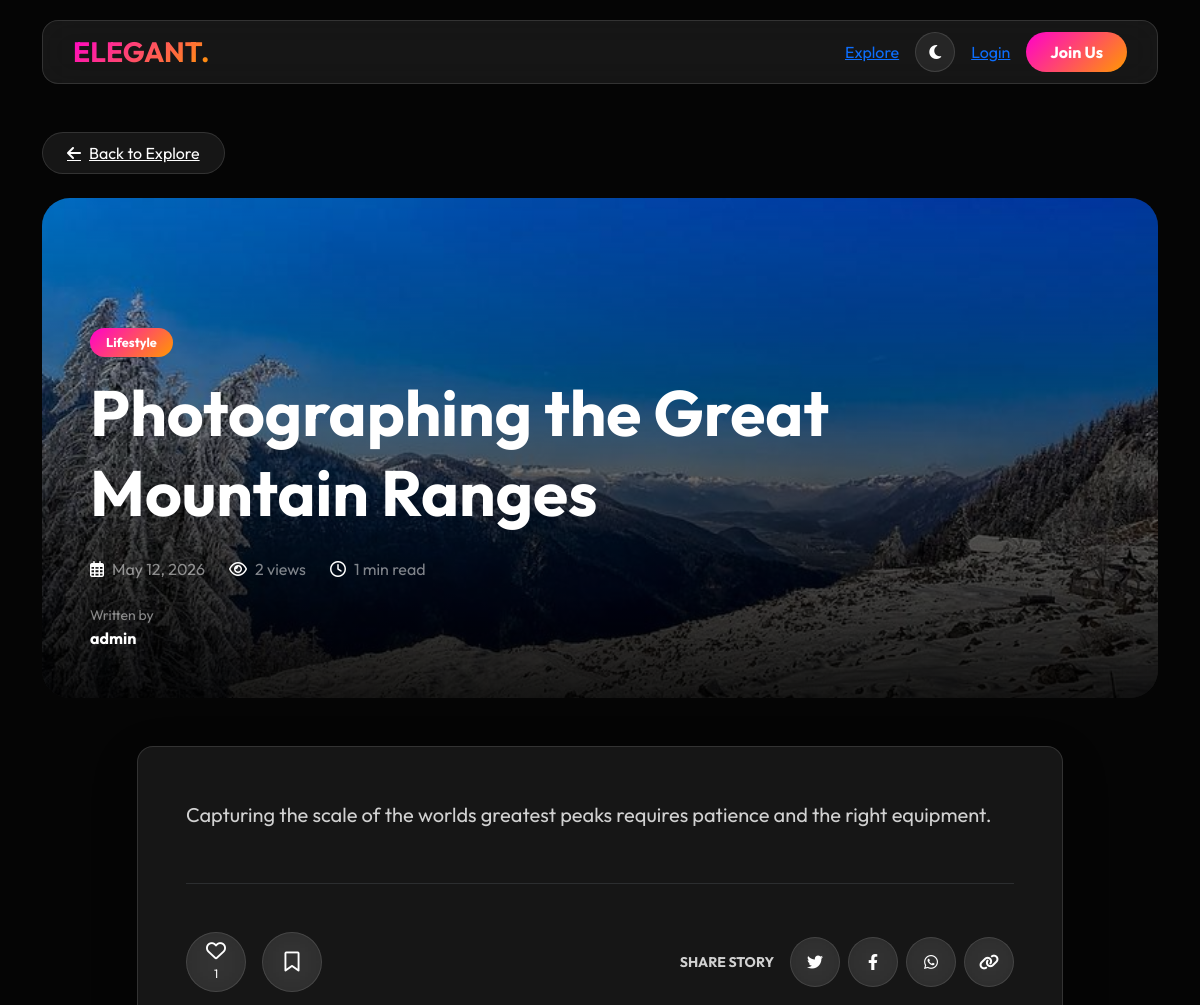
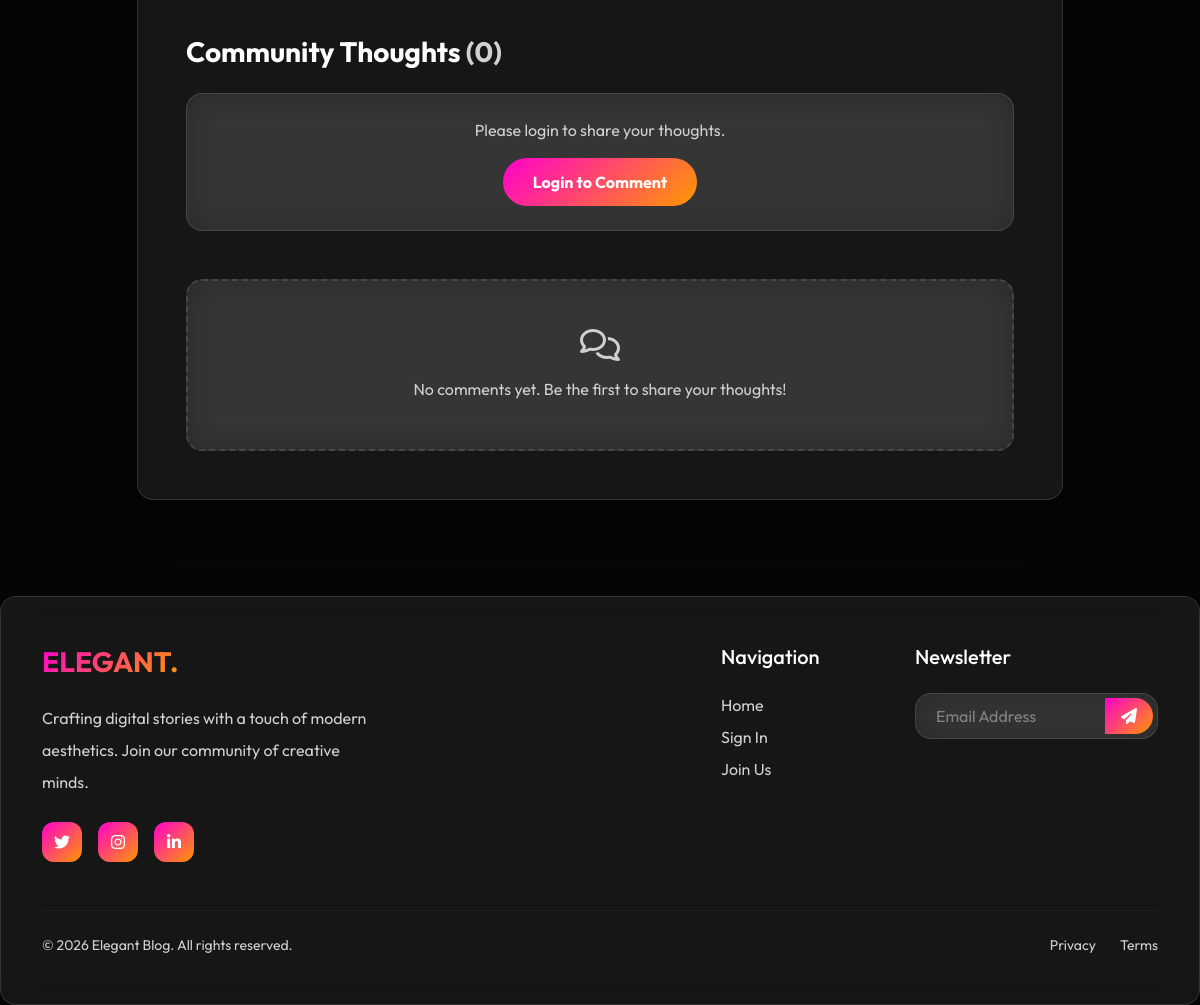
The page /blog/10/ on the database its author committed (2 pictures, top to bottom).
### blogapp/models.py (models this page shows, shortened)
class Blog(models.Model):
    title = models.CharField(max_length=200)
    content = models.TextField()
    image = models.ImageField(upload_to='blogs/')
    category = models.ForeignKey(Category, on_delete=models.CASCADE)
    authors = models.ManyToManyField(User, related_name='authored_blogs')
    author = models.ForeignKey(User, on_delete=models.CASCADE, null=True, blank=True)
    likes = models.ManyToManyField(User, related_name='liked_blogs', blank=True)
    views_count = models.IntegerField(default=0)
    is_trending = models.BooleanField(default=False)
    created_at = models.DateTimeField(auto_now_add=True)
    @property
    def total_likes(self):
        return self.likes.count()

class Category(models.Model):
    name = models.CharField(max_length=100)

### blogapp/views.py (the view)
# urls.py: path('blog/<int:id>/', views.detail, name='detail'),
def detail(request, id):
    blog = get_object_or_404(Blog.objects.select_related('category').prefetch_related('authors', 'likes'), id=id)
    blog.views_count += 1
    blog.save()
    comments = Comment.objects.filter(blog=blog).order_by('-created_at')
    is_liked = False
    is_bookmarked = False
    if request.user.is_authenticated:
        if blog.likes.filter(id=request.user.id).exists():
            is_liked = True
        if Bookmark.objects.filter(user=request.user, blog=blog).exists():
            is_bookmarked = True
    if request.method == 'POST':
        if not request.user.is_authenticated:
            return redirect('login')
        form = CommentForm(request.POST)
        if form.is_valid():
            comment = form.save(commit=False)
            comment.blog = blog
            comment.user = request.user
            comment.save()
            return redirect('detail', id=id)
    else:
        form = CommentForm()
    return render(request, 'detail.html', {
        'blog': blog,
        'comments': comments,
        'form': form,
        'is_liked': is_liked,
        'is_bookmarked': is_bookmarked
    })

### blogapp/forms.py
class CommentForm(forms.ModelForm):
    class Meta:
        model = Comment
        fields = ['text']

### blogapp/templates/detail.html (shortened to what this page needs)
{% extends 'base.html' %}
{% block content %}
<div class="mb-4 animate-fade-in">
    <a href="{% url 'home' %}" class="nav-link-modern glass px-4 py-2 rounded-pill d-inline-flex align-items-center">
        <i class="fas fa-arrow-left me-2"></i> Back to Explore
    </a>
</div>
<article class="animate-fade-in" style="animation-delay: 0.2s;">
    <div class="card-modern parallax-hero border-0 mb-5 overflow-hidden position-relative" style="min-height: 500px;">
        {% if blog.image %}
            <img src="{{ blog.image.url }}" class="position-absolute w-100 h-100" style="object-fit: cover; z-index: 1;">
            <div class="position-absolute w-100 h-100" style="background: linear-gradient(to bottom, rgba(0,0,0,0.1), rgba(0,0,0,0.9)); z-index: 2;"></div>
        {% else %}
            <div class="position-absolute w-100 h-100 bg-dark" style="z-index: 1;"></div>
        {% endif %}
        <div class="position-relative p-5 d-flex flex-column justify-content-end h-100" style="z-index: 3; min-height: 500px;">
            <div class="mb-3">
                <span class="badge btn-modern px-3 py-2" style="font-size: 0.8rem;">{{ blog.category.name }}</span>
            </div>
            <h1 class="display-3 fw-bold text-white mb-4 lh-sm">{{ blog.title }}</h1>
            <div class="d-flex flex-wrap align-items-center gap-4 text-white-50">
                <div class="d-flex align-items-center gap-2">
                    <i class="far fa-calendar-alt text-white"></i>
                    <span>{{ blog.created_at|date:"F d, Y" }}</span>
                </div>
                <div class="d-flex align-items-center gap-2">
                    <i class="far fa-eye text-white"></i>
                    <span>{{ blog.views_count }} views</span>
                </div>
                <div class="d-flex align-items-center gap-2">
                    <i class="far fa-clock text-white"></i>
                    <span>{{ blog.content|wordcount|divisibleby:200|add:1 }} min read</span>
                </div>
            </div>
            <div class="mt-4">
                <span class="text-white-50 small d-block">Written by</span>
                <span class="text-white fw-bold">
                    {% for author in blog.authors.all %}
                        <a href="{% url 'profile_view' author.username %}" class="text-decoration-none text-white hover-glow">
                            {{ author.username }}</a>{% if not forloop.last %}, {% endif %}
                    {% endfor %}
                </span>
            </div>
        </div>
    </div>
    <div class="row justify-content-center">
        <div class="col-lg-10">
            <div class="glass p-4 p-md-5 mb-5 shadow-lg">
                <div class="article-content text-muted fs-5 lh-lg">
                    {{ blog.content|safe }}
                </div>
                <hr class="my-5 border-secondary opacity-10">
                <div class="d-flex flex-wrap justify-content-between align-items-center gap-4 mb-5">
                    <div class="d-flex gap-3">
                        <button id="like-btn" class="nav-link-modern glass p-3 rounded-circle d-flex flex-column align-items-center justify-content-center" style="width: 60px; height: 60px;" data-id="{{ blog.id }}">
                            <i class="{% if is_liked %}fas text-danger{% else %}far{% endif %} fa-heart fs-5"></i>
                            <small id="like-count" class="smaller mt-1">{{ blog.total_likes }}</small>
                        </button>
                        <button id="bookmark-btn" class="nav-link-modern glass p-3 rounded-circle d-flex align-items-center justify-content-center" style="width: 60px; height: 60px;" data-id="{{ blog.id }}">
                            <i class="{% if is_bookmarked %}fas text-warning{% else %}far{% endif %} fa-bookmark fs-5"></i>
                        </button>
                    </div>
                    <div class="d-flex align-items-center gap-3">
                        <span class="text-muted small fw-bold text-uppercase tracking-wider">Share Story</span>
                        <div class="d-flex gap-2">
                            <button onclick="share('twitter')" class="nav-link-modern glass p-3 rounded-circle d-flex align-items-center justify-content-center" style="width: 50px; height: 50px;"><i class="fab fa-twitter"></i></button>
                            <button onclick="share('facebook')" class="nav-link-modern glass p-3 rounded-circle d-flex align-items-center justify-content-center" style="width: 50px; height: 50px;"><i class="fab fa-facebook-f"></i></button>
                            <button onclick="share('whatsapp')" class="nav-link-modern glass p-3 rounded-circle d-flex align-items-center justify-content-center" style="width: 50px; height: 50px;"><i class="fab fa-whatsapp"></i></button>
                            <button onclick="copyLink()" class="nav-link-modern glass p-3 rounded-circle d-flex align-items-center justify-content-center" style="width: 50px; height: 50px;"><i class="fas fa-link"></i></button>
                        </div>
                    </div>
                </div>
                <div class="comments-section mt-5">
                    <h3 class="text-white fw-bold mb-4">Community Thoughts <span class="text-muted">({{ comments.count }})</span></h3>
                    {% if user.is_authenticated %}
                    <div class="mb-5 glass p-4">
                        <form method="POST">
                            {% csrf_token %}
                            <div class="mb-3">
                                <textarea name="text" class="form-control bg-transparent border-secondary border-opacity-25 text-white" rows="3" placeholder="Join the conversation..." required style="resize: none;"></textarea>
                            </div>
                            <button class="btn-modern">Post Thought</button>
                        </form>
                    </div>
                    {% else %}
                    <div class="mb-5 glass p-4 text-center">
                        <p class="text-muted mb-3">Please login to share your thoughts.</p>
                        <a href="{% url 'login' %}" class="btn-modern">Login to Comment</a>
                    </div>
                    {% endif %}
                    <div class="d-flex flex-column gap-4">
                        {% for comment in comments %}
                        <div class="glass p-4 animate-fade-in">
                            <div class="d-flex gap-3 align-items-center mb-3">
                                {% if comment.user.profile.profile_picture %}
                                    <img src="{{ comment.user.profile.profile_picture.url }}" class="avatar-nav" style="width: 40px; height: 40px;">
                                {% else %}
                                    <div class="avatar-nav d-flex align-items-center justify-content-center bg-secondary text-white fw-bold" style="width: 40px; height: 40px;">
                                        {{ comment.user.username|slice:":1"|upper }}
                                    </div>
                                {% endif %}
                                <div>
                                    <h6 class="text-white mb-0">{{ comment.user.username }}</h6>
                                    <small class="text-muted smaller">{{ comment.created_at|timesince }} ago</small>
                                </div>
                            </div>
                            <p class="text-muted mb-0 lh-base">{{ comment.text }}</p>
                        </div>
                        {% empty %}
                        <div class="text-center py-5 glass border-dashed">
                            <i class="far fa-comments text-muted fs-2 mb-3"></i>
                            <p class="text-muted mb-0 italic">No comments yet. Be the first to share your thoughts!</p>
                        </div>
                        {% endfor %}
                    </div>
                </div>
            </div>
        </div>
    </div>
</article>
{% endblock %}

### blogapp/static/css/style.css (style rules this page uses)
:root { --bg-color: #050505; --surface-color: rgba(255, 255, 255, 0.07); --glass-border: rgba(255, 255, 255, 0.12); --primary-gradient: linear-gradient(135deg, #ff00cc 0%, #ff9900 100%); --secondary-gradient: linear-gradient(135deg, #784BA0 0%, #FF3CAC 100%); --text-main: #ffffff; --text-muted: #d1d1d1; --accent-glow: 0 0 35px rgba(255, 0, 204, 0.25); --nav-bg: rgba(0, 0, 0, 0.3); }
body { background-color: var(--bg-color); color: var(--text-main); font-family: 'Outfit', sans-serif; margin: 0; overflow-x: hidden; }
p, span, label, td, th, h1, h2, h3, h4, h5, h6, strong, b { color: inherit; }
.text-muted { color: var(--text-muted) !important; }
.glass { background: var(--surface-color) !important; backdrop-filter: blur(16px); -webkit-backdrop-filter: blur(16px); border: 1px solid var(--glass-border) !important; border-radius: 16px; color: var(--text-main); }
.animate-fade-in { animation: fadeIn 0.6s ease-out forwards; }
.hover-glow { transition: all 0.4s cubic-bezier(0.23, 1, 0.32, 1); }
.btn-modern { background: var(--primary-gradient); border: none; color: white !important; padding: 12px 30px; border-radius: 50px; font-weight: 700; transition: all 0.3s cubic-bezier(0.175, 0.885, 0.32, 1.275); text-decoration: none; display: inline-flex; align-items: center; justify-content: center; }
.card-modern { background: var(--surface-color); border: 1px solid var(--glass-border); border-radius: 28px; overflow: hidden; transition: all 0.5s cubic-bezier(0.23, 1, 0.32, 1); color: var(--text-main); }
.parallax-hero { background-attachment: fixed !important; background-position: center !important; background-repeat: no-repeat !important; background-size: cover !important; }
.card-modern { transition: all 0.4s ease; }

### blogapp/templates/base.html (style rules this page uses)
body { min-height: 100vh; display: flex; flex-direction: column; background: var(--bg-color); transition: background 0.3s ease; }

### blogapp/templates/detail.html (style rules this page uses)
.article-content { color: var(--text-muted) !important; }
.border-dashed { border-style: dashed !important; border-width: 2px !important; }
.smaller { font-size: 0.75rem; }

### rows shown on the page
Blog: image (picture), category.name "Lifestyle", title "Photographing the Great Mountain Ranges", created_at "May 12, 2026", views_count "2", content|divisibleby "1", content "Capturing the scale of the worlds greatest peaks requires patience and the right equipment.", total_likes "1"

### other values the page prints
{{ author.username }} "admin"
{{ comments.count }} "0"
